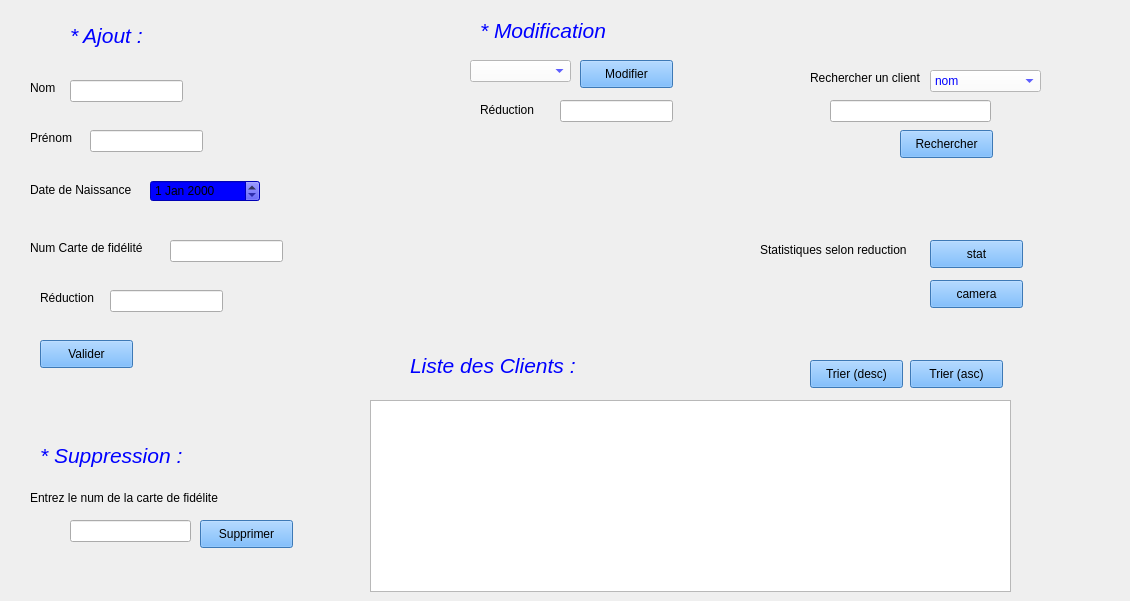
    <widget class="QWidget" name="Clients">
     <attribute name="title">
      <string>Clients</string>
     </attribute>
     <widget class="QLineEdit" name="lineEditNomC">
      <property name="geometry">
       <rect>
        <x>70</x>
        <y>80</y>
        <width>113</width>
        <height>22</height>
       </rect>
      </property>
      <property name="text">
       <string/>
      </property>
     </widget>
     <widget class="QLabel" name="Nom">
      <property name="geometry">
       <rect>
        <x>30</x>
        <y>80</y>
        <width>56</width>
        <height>16</height>
       </rect>
      </property>
      <property name="text">
       <string>Nom</string>
      </property>
     </widget>
     <widget class="QLabel" name="Prenom">
      <property name="geometry">
       <rect>
        <x>30</x>
        <y>130</y>
        <width>56</width>
        <height>16</height>
       </rect>
      </property>
      <property name="text">
       <string>Prénom</string>
      </property>
     </widget>
     <widget class="QLabel" name="DateNai">
      <property name="geometry">
       <rect>
        <x>30</x>
        <y>180</y>
        <width>111</width>
        <height>20</height>
       </rect>
      </property>
      <property name="text">
       <string>Date de Naissance</string>
      </property>
     </widget>
     <widget class="QLabel" name="NumCarte">
      <property name="geometry">
       <rect>
        <x>30</x>
        <y>240</y>
        <width>131</width>
        <height>16</height>
       </rect>
      </property>
      <property name="text">
       <string>Num Carte de fidélité</string>
      </property>
     </widget>
     <widget class="QLineEdit" name="lineEditPrenomC">
      <property name="geometry">
       <rect>
        <x>90</x>
        <y>130</y>
        <width>113</width>
        <height>22</height>
       </rect>
      </property>
     </widget>
     <widget class="QLineEdit" name="lineEditCarteFid">
      <property name="geometry">
       <rect>
        <x>170</x>
        <y>240</y>
        <width>113</width>
        <height>22</height>
       </rect>
      </property>
     </widget>
     <widget class="QPushButton" name="pushButtonValidC">
      <property name="geometry">
       <rect>
        <x>40</x>
        <y>340</y>
        <width>93</width>
        <height>28</height>
       </rect>
      </property>
      <property name="styleSheet">
       <string notr="true">background-color: rgb(85, 170, 255);
color: rgb(0, 0, 0);</string>
      </property>
      <property name="text">
       <string>Valider</string>
      </property>
     </widget>
     <widget class="QPushButton" name="pushButtonSuppC">
      <property name="geometry">
       <rect>
        <x>200</x>
        <y>520</y>
        <width>93</width>
        <height>28</height>
       </rect>
      </property>
      <property name="styleSheet">
       <string notr="true">background-color: rgb(85, 170, 255);
color: rgb(0, 0, 0);</string>
      </property>
      <property name="text">
       <string>Supprimer</string>
      </property>
     </widget>
     <widget class="QPushButton" name="pushButtonModifC">
      <property name="geometry">
       <rect>
        <x>580</x>
        <y>60</y>
        <width>93</width>
        <height>28</height>
       </rect>
      </property>
      <property name="styleSheet">
       <string notr="true">background-color: rgb(85, 170, 255);
color: rgb(0, 0, 0);</string>
      </property>
      <property name="text">
       <string>Modifier</string>
      </property>
     </widget>
     <widget class="QTableView" name="tableView_2">
      <property name="geometry">
       <rect>
        <x>370</x>
        <y>400</y>
        <width>641</width>
        <height>192</height>
       </rect>
      </property>
     </widget>
     <widget class="QComboBox" name="comboBoxModifC">
      <property name="geometry">
       <rect>
        <x>470</x>
        <y>60</y>
        <width>101</width>
        <height>22</height>
       </rect>
      </property>
      <property name="styleSheet">
       <string notr="true">background-color: rgb(255, 255, 255);
color: rgb(0, 0, 255);</string>
      </property>
     </widget>
     <widget class="QLabel" name="AjoutC">
      <property name="geometry">
       <rect>
        <x>70</x>
        <y>20</y>
        <width>91</width>
        <height>31</height>
       </rect>
      </property>
      <property name="font">
       <font>
        <family>Arial</family>
        <pointsize>16</pointsize>
        <weight>50</weight>
        <italic>true</italic>
        <bold>false</bold>
       </font>
      </property>
      <property name="styleSheet">
       <string notr="true">color: rgb(0, 0, 255);</string>
      </property>
      <property name="text">
       <string>* Ajout :</string>
      </property>
     </widget>
     <widget class="QLabel" name="label_7">
      <property name="geometry">
       <rect>
        <x>480</x>
        <y>20</y>
        <width>171</width>
        <height>21</height>
       </rect>
      </property>
      <property name="font">
       <font>
        <family>Arial</family>
        <pointsize>16</pointsize>
        <italic>true</italic>
       </font>
      </property>
      <property name="styleSheet">
       <string notr="true">color: rgb(0, 0, 255);</string>
      </property>
      <property name="text">
       <string>* Modification</string>
      </property>
     </widget>
     <widget class="QLabel" name="SuppC">
      <property name="geometry">
       <rect>
        <x>40</x>
        <y>440</y>
        <width>191</width>
        <height>31</height>
       </rect>
      </property>
      <property name="font">
       <font>
        <family>Arial</family>
        <pointsize>16</pointsize>
        <italic>true</italic>
       </font>
      </property>
      <property name="styleSheet">
       <string notr="true">color: rgb(0, 0, 255);</string>
      </property>
      <property name="text">
       <string>* Suppression :</string>
      </property>
     </widget>
     <widget class="QLineEdit" name="lineEditSuppC">
      <property name="geometry">
       <rect>
        <x>70</x>
        <y>520</y>
        <width>121</width>
        <height>22</height>
       </rect>
      </property>
     </widget>
     <widget class="QLabel" name="ListeC">
      <property name="geometry">
       <rect>
        <x>410</x>
        <y>350</y>
        <width>201</width>
        <height>31</height>
       </rect>
      </property>
      <property name="font">
       <font>
        <family>Arial</family>
        <pointsize>16</pointsize>
        <italic>true</italic>
       </font>
      </property>
      <property name="styleSheet">
       <string notr="true">color: rgb(0, 0, 255);</string>
      </property>
      <property name="text">
       <string>Liste des Clients :</string>
      </property>
     </widget>
     <widget class="QLineEdit" name="lineEditModifRedu">
      <property name="geometry">
       <rect>
        <x>560</x>
        <y>100</y>
        <width>113</width>
        <height>22</height>
       </rect>
      </property>
     </widget>
     <widget class="QPushButton" name="pushButtonAscC">
      <property name="geometry">
       <rect>
        <x>910</x>
        <y>360</y>
        <width>93</width>
        <height>28</height>
       </rect>
      </property>
      <property name="styleSheet">
       <string notr="true">background-color: rgb(85, 170, 255);
color: rgb(0, 0, 0);</string>
      </property>
      <property name="text">
       <string>Trier (asc)</string>
      </property>
     </widget>
     <widget class="QLineEdit" name="lineEditRechC">
      <property name="geometry">
       <rect>
        <x>830</x>
        <y>100</y>
        <width>161</width>
        <height>22</height>
       </rect>
      </property>
      <property name="text">
       <string/>
      </property>
     </widget>
     <widget class="QLabel" name="RechC">
      <property name="geometry">
       <rect>
        <x>810</x>
        <y>70</y>
        <width>191</width>
        <height>16</height>
       </rect>
      </property>
      <property name="text">
       <string>Rechercher un client</string>
      </property>
     </widget>
     <widget class="QPushButton" name="pushButtonRechC">
      <property name="geometry">
       <rect>
        <x>900</x>
        <y>130</y>
        <width>93</width>
        <height>28</height>
       </rect>
      </property>
      <property name="styleSheet">
       <string notr="true">background-color: rgb(85, 170, 255);
color: rgb(0, 0, 0);</string>
      </property>
      <property name="text">
       <string>Rechercher</string>
      </property>
     </widget>
     <widget class="QLabel" name="ReduModif">
      <property name="geometry">
       <rect>
        <x>480</x>
        <y>100</y>
        <width>81</width>
        <height>20</height>
       </rect>
      </property>
      <property name="text">
       <string>Réduction</string>
      </property>
     </widget>
     <widget class="QLineEdit" name="lineEditRedu">
      <property name="geometry">
       <rect>
        <x>110</x>
        <y>290</y>
        <width>113</width>
        <height>22</height>
       </rect>
      </property>
     </widget>
     <widget class="QLabel" name="Redu">
      <property name="geometry">
       <rect>
        <x>40</x>
        <y>290</y>
        <width>71</width>
        <height>16</height>
       </rect>
      </property>
      <property name="text">
       <string>Réduction</string>
      </property>
     </widget>
     <widget class="QDateEdit" name="dateEdit">
      <property name="geometry">
       <rect>
        <x>150</x>
        <y>180</y>
        <width>110</width>
        <height>22</height>
       </rect>
      </property>
      <property name="styleSheet">
       <string notr="true">background-color: rgb(0, 0, 255);</string>
      </property>
     </widget>
     <widget class="QComboBox" name="comboBoxRechC">
      <property name="geometry">
       <rect>
        <x>930</x>
        <y>70</y>
        <width>111</width>
        <height>22</height>
       </rect>
      </property>
      <property name="styleSheet">
       <string notr="true">background-color: rgb(255, 255, 255);
color: rgb(0, 0, 255);</string>
      </property>
      <item>
       <property name="text">
        <string>nom</string>
       </property>
      </item>
      <item>
       <property name="text">
        <string>prenom</string>
       </property>
      </item>
      <item>
       <property name="text">
        <string>carte_fidelite</string>
       </property>
      </item>
     </widget>
     <widget class="QLabel" name="CarteSupp">
      <property name="geometry">
       <rect>
        <x>30</x>
        <y>490</y>
        <width>221</width>
        <height>16</height>
       </rect>
      </property>
      <property name="text">
       <string>Entrez le num de la carte de fidélite</string>
      </property>
     </widget>
     <widget class="QPushButton" name="pushButtonStatC">
      <property name="geometry">
       <rect>
        <x>930</x>
        <y>240</y>
        <width>93</width>
        <height>28</height>
       </rect>
      </property>
      <property name="styleSheet">
       <string notr="true">background-color: rgb(85, 170, 255);
color: rgb(0, 0, 0);</string>
      </property>
      <property name="text">
       <string>stat</string>
      </property>
     </widget>
     <widget class="QLabel" name="StatC">
      <property name="geometry">
       <rect>
        <x>760</x>
        <y>240</y>
        <width>161</width>
        <height>20</height>
       </rect>
      </property>
      <property name="text">
       <string>Statistiques selon reduction</string>
      </property>
     </widget>
     <widget class="QPushButton" name="pushButtonTriDescC">
      <property name="geometry">
       <rect>
        <x>810</x>
        <y>360</y>
        <width>93</width>
        <height>28</height>
       </rect>
      </property>
      <property name="styleSheet">
       <string notr="true">background-color: rgb(85, 170, 255);
color: rgb(0, 0, 0);</string>
      </property>
      <property name="text">
       <string>Trier (desc)</string>
      </property>
     </widget>
     <widget class="QLabel" name="label_TimeClient">
      <property name="geometry">
       <rect>
        <x>1020</x>
        <y>20</y>
        <width>101</width>
        <height>16</height>
       </rect>
      </property>
      <property name="font">
       <font>
        <family>Segoe UI Semibold</family>
        <pointsize>10</pointsize>
        <weight>75</weight>
        <bold>true</bold>
       </font>
      </property>
      <property name="text">
       <string/>
      </property>
     </widget>
     <widget class="QPushButton" name="pushButtonCamC">
      <property name="geometry">
       <rect>
        <x>930</x>
        <y>280</y>
        <width>93</width>
        <height>28</height>
       </rect>
      </property>
      <property name="styleSheet">
       <string notr="true">background-color: rgb(85, 170, 255);
color: rgb(0, 0, 0);</string>
      </property>
      <property name="text">
       <string>camera</string>
      </property>
     </widget>
    </widget>
